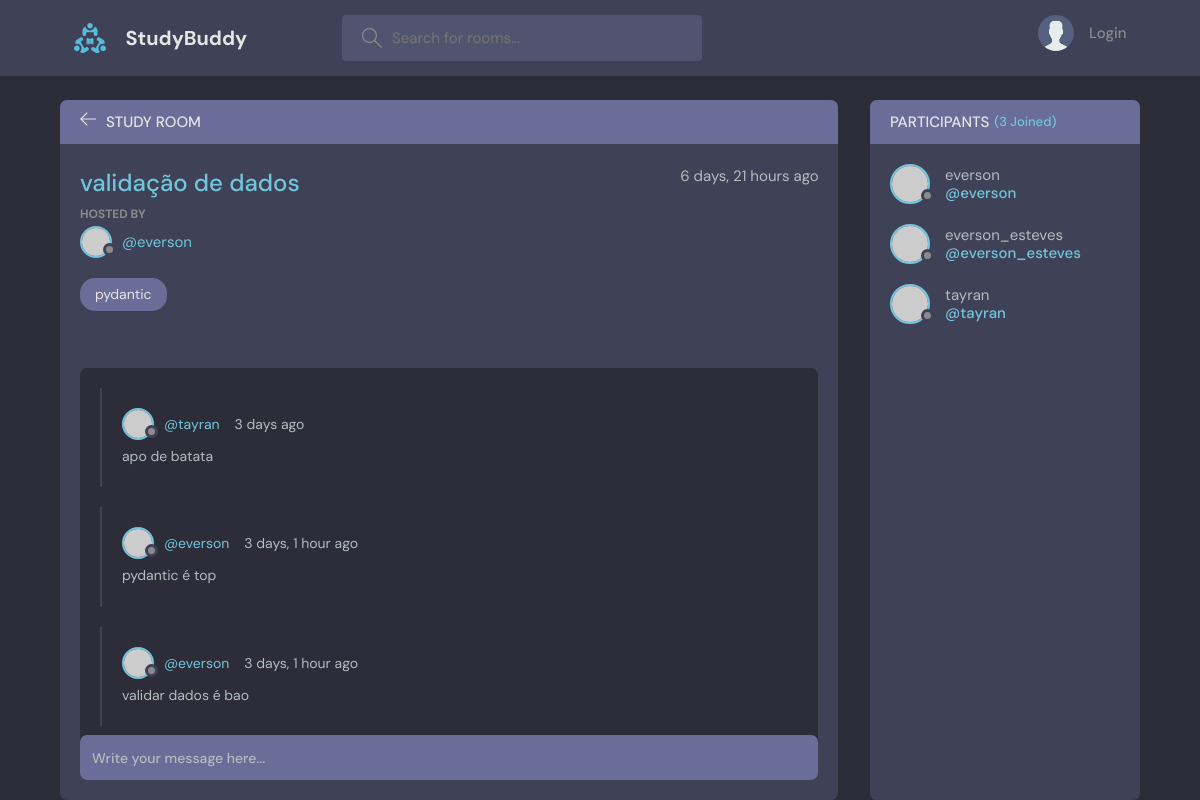
/room/14/, run on an earlier commit of the app's database.
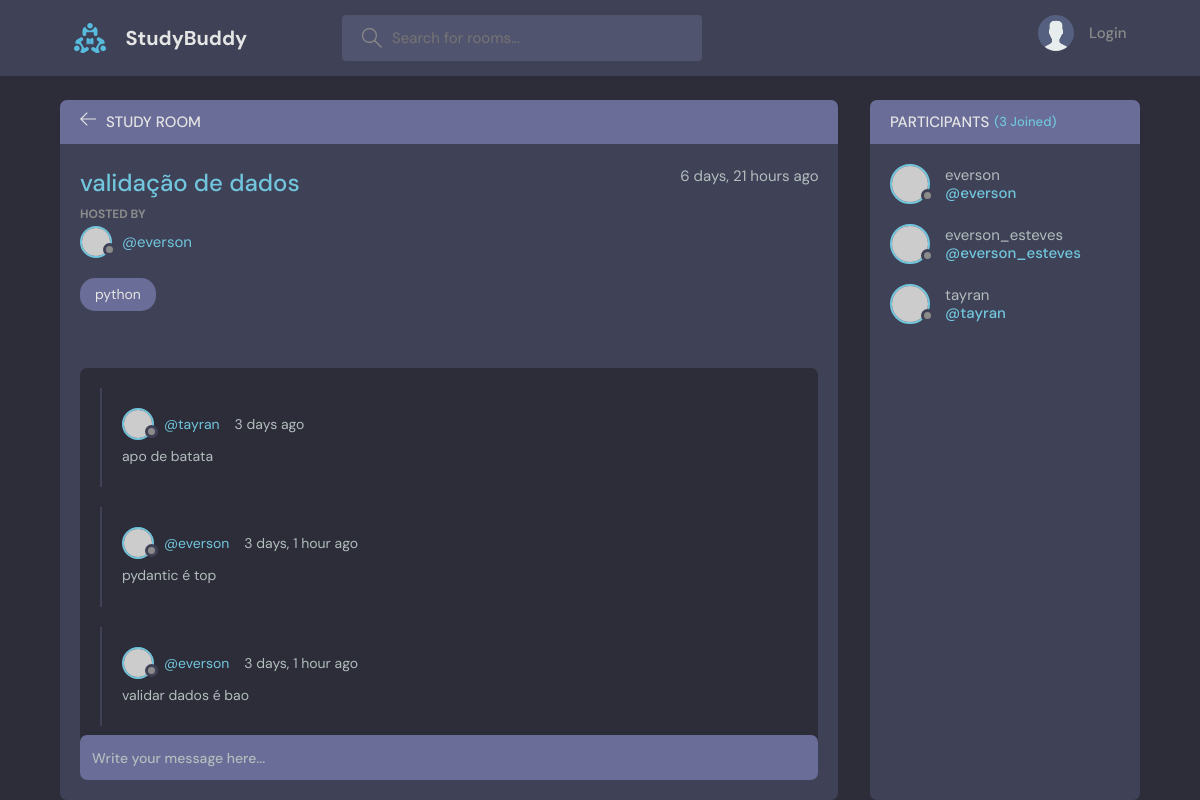
And on a later commit of the database.
### base/models.py (models this page shows, shortened)
class Room(models.Model):
    host = models.ForeignKey(User, on_delete=models.SET_NULL, null=True)
    topic = models.ForeignKey(Topic, on_delete=models.SET_NULL, null=True)
    name = models.CharField(max_length=200)
    description = models.TextField(null=True, blank=True)
    participants = models.ManyToManyField(User, related_name='participants', blank=True)
    created_at = models.DateTimeField(auto_now_add=True)
    updated_at = models.DateTimeField(auto_now=True)
    class Meta:
        ordering = ['-updated_at', '-created_at']

class Topic(models.Model):
    name = models.CharField(max_length=200)
    def __str__(self):
        return self.name

### base/views.py (the view, shortened to what this page needs)
# urls.py: path('room/<str:pk>/', views.room, name='room'),
def room(request: HttpRequest, pk: str):
    room = Room.objects.get(id=pk)
    room_messages = room.message_set.all()
    participants = room.participants.all()
    context = {
        'room': room,
        'room_messages': room_messages,
        'participants': participants,
    }
    return render(request, 'base/room.html', context)

### base/templates/base/room.html (shortened to what this page needs)
{% extends "main.html" %}
{% block content %}
<main class="profile-page layout layout--2">
    <div class="container">
        <div class="room">
            <div class="room__top">
                <div class="room__topLeft">
                    <a href="{% url 'home' %}'">
                        <svg version="1.1" xmlns="http://www.w3.org/2000/svg" width="32" height="32"
                            viewBox="0 0 32 32">
                            <title>arrow-left</title>
                            <path
                                d="M13.723 2.286l-13.723 13.714 13.719 13.714 1.616-1.611-10.96-10.96h27.625v-2.286h-27.625l10.965-10.965-1.616-1.607z">
                            </path>
                        </svg>
                    </a>
                    <h3>Study Room</h3>
                </div>
            </div>
            <div class="room__box scroll">
                <div class="room__header scroll">
                    <div class="room__info">
                        <h3>{{room.name}}</h3>
                        <span>{{room.created_at|timesince}} ago</span>
                    </div>
                    <div class="room__hosted">
                        <p>Hosted By</p>
                        <a href="{% url 'user-profile' room.host.id %}" class="room__author">
                            <div class="avatar avatar--small">
                                <img src="https://randomuser.me/api/portraits/men/37.jpg" />
                            </div>
                            <span>@{{room.host.username}}</span>
                        </a>
                    </div>
                    <span class="room__topics">{{room.topic}}</span>
                </div>
                <div class="room__conversation">
                    <div class="threads scroll">
                        {% for message in room_messages %}
                            <div class="thread">
                                <div class="thread__top">
                                    <div class="thread__author">
                                        <a href="{% url 'user-profile' message.user.id %}" class="thread__authorInfo">
                                            <div class="avatar avatar--small">
                                                <img src="https://randomuser.me/api/portraits/men/37.jpg" />
                                            </div>
                                            <span>@{{message.user.username}}</span>
                                        </a>
                                        <span class="thread__date">{{message.created_at|timesince}} ago</span>
                                    </div>
                                </div>
                                <div class="thread__details">
                                    {{message.body}}
                                </div>
                            </div>
                        {% endfor %}
                    </div>
                </div>
            </div>
            <div class="room__message">
                <form action="" method="POST">
                    <input name="body" placeholder="Write your message here..." />
                </form>
            </div>
        </div>
        <div class="participants">
            <h3 class="participants__top">Participants <span>({{participants.count}} Joined)</span></h3>
            <div class="participants__list scroll">
                {% for participant in participants %}
                    <a href="{% url 'user-profile' participant.id %}" class="participant">
                        <div class="avatar avatar--medium">
                            <img src="https://randomuser.me/api/portraits/men/37.jpg" />
                        </div>
                        <p>
                            {{participant.username}}
                            <span>@{{participant.username}}</span>
                        </p>
                    </a>
                {% endfor %}
            </div>
        </div>
    </div>
</main>
{% endblock content %}

What changed in the data, as far as the page shows it:
changed Room "validação de dados": topic "pydantic" → "python"
